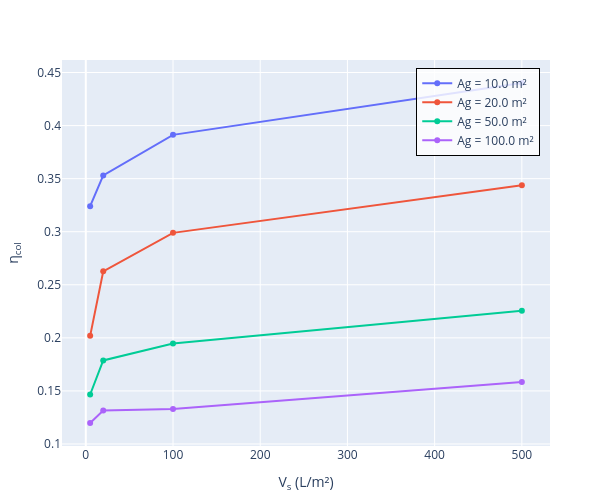

The notebook cell this image was saved under:
### Code cell
# Trace
traces = [scatter(x = ustrip.(stats.Vs[stats.Ag .== a]),
                  y = ustrip.(η_col[stats.Ag .== a]),
                  mode = "lines+markers",
                  name = "Ag = $(ustrip(a)) m²",
                  showlegend = true)
          for a in unique(stats.Ag)]

# Plot
fig = plot(traces, Layout(width = 600, height = 500,
                           xaxis_title = "V<sub>s</sub> (L/m²)",
                           yaxis_title = "η<sub>col</sub>",
                           showlegend = true,
                           legend = attr(x = 0.98, y = 0.98,
                                         xanchor = "right", yanchor = "top",
                                         bgcolor = "rgba(255,255,255,0.8)",
                                         bordercolor = "black", borderwidth = 1)))

# Save
display(fig)
savefig(fig, "eta-Vs.png", scale = 5)

### Figure 1 — Plotly figure (JSON) as saved in the notebook; plotly's stock layout.template omitted (floating-point values rounded to 4 significant figures)
{"data": [{"mode": "lines+markers", "name": "Ag = 10.0 m²", "showlegend": true, "type": "scatter", "x": [5, 20, 100, 500], "y": [0.324, 0.3531, 0.3913, 0.4401]}, {"mode": "lines+markers", "name": "Ag = 20.0 m²", "showlegend": true, "type": "scatter", "x": [5, 20, 100, 500], "y": [0.2019, 0.2627, 0.2989, 0.3438]}, {"mode": "lines+markers", "name": "Ag = 50.0 m²", "showlegend": true, "type": "scatter", "x": [5, 20, 100, 500], "y": [0.1466, 0.1787, 0.1947, 0.2254]}, {"mode": "lines+markers", "name": "Ag = 100.0 m²", "showlegend": true, "type": "scatter", "x": [5, 20, 100, 500], "y": [0.1198, 0.1315, 0.1329, 0.1583]}], "layout": {"height": 500, "legend": {"bgcolor": "rgba(255,255,255,0.8)", "bordercolor": "black", "borderwidth": 1, "x": 0.98, "xanchor": "right", "y": 0.98, "yanchor": "top"}, "margin": {"b": 50, "l": 50, "r": 50, "t": 60}, "showlegend": true, "width": 600, "xaxis": {"title": {"text": "V<sub>s</sub> (L/m²)"}}, "yaxis": {"title": {"text": "η<sub>col</sub>"}}}}
